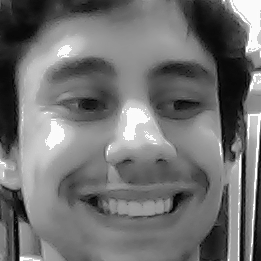
#> input picture python/database/rodrigo/2.pgm, 261 x 261 px, given in place of the camera
$ python create_person_database.py database/rodrigo/2.pgm
#> lines starting #> are read from the running program, lines starting #| are printed output that depends on the picture
import numpy as np
import cv2
import sys

database_path = 'database/' + str(sys.argv[1]) + '/'
face_cascade = cv2.CascadeClassifier('xml/haarcascade_frontalface_default.xml')
count_faces = 0
cap = cv2.VideoCapture(0)

max_faces = 10

scale_fact = 1.0
while(count_faces < max_faces):
    ret, frame = cap.read()
#> frame is the input picture: shape (261, 261, 3); min 0, max 255, mean 113.4
    imgGray = cv2.cvtColor(frame, cv2.COLOR_BGR2GRAY)
    imgGray = cv2.equalizeHist(imgGray)
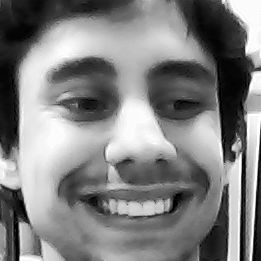
#> imgGray: shape (261, 261); min 0, max 255, mean 128.6
    faces = face_cascade.detectMultiScale(imgGray, 1.3, 5)
#> faces = ()

    for (x,y,w,h) in faces:
        if (len(faces) > 0):
          frame = cv2.rectangle(frame,(x,y),(x+w,y+h),(255,0,0),2)
          xinit = x-(w*(scale_fact-1))
          yinit = y-(h*(scale_fact-1))
          crop_img = imgGray[yinit:yinit+(h*scale_fact),xinit:xinit+(w*scale_fact)]
          cv2.imshow('teste', crop_img)
          cv2.waitKey()
          if cv2.waitKey() & 0xFF == ord('w'):
              cv2.imwrite(database_path + str(count_faces)+'.pgm', crop_img)
              print("IMAGE SAVED")
              count_faces = count_faces + 1;
#> this loop made 0 passes
#> after the loop, count_faces = 0

    cv2.imshow('img',frame)

    if cv2.waitKey(1) & 0xFF == ord('q'):
#> (key q is pressed here)
        break

cap.release()
cv2.destroyAllWindows()

$ run again, on python/database/rodrigo/3.pgm
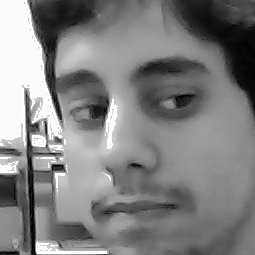
#> input picture python/database/rodrigo/3.pgm, 255 x 255 px, given in place of the camera
#> frame is the input picture: shape (255, 255, 3); min 0, max 255, mean 128.9
#> `imgGray = cv2.equalizeHist(imgGray)`:
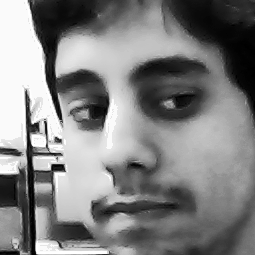
#> imgGray: shape (255, 255); min 0, max 255, mean 129.3
#> faces = ()
#> after the loop `for (x,y,w,h) in faces:`: count_faces = 0

$ run again, on python/database/rodrigo/5.pgm
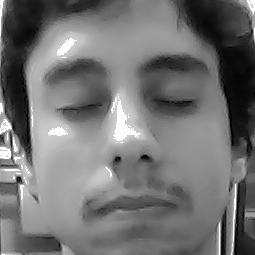
#> input picture python/database/rodrigo/5.pgm, 255 x 255 px, given in place of the camera
#> frame is the input picture: shape (255, 255, 3); min 0, max 255, mean 114.8
#> `imgGray = cv2.equalizeHist(imgGray)`:
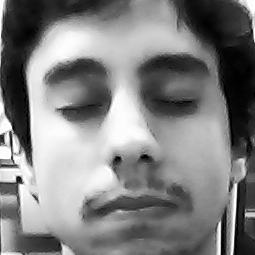
#> imgGray: shape (255, 255); min 0, max 255, mean 128.5
#> faces = ()
#> after the loop `for (x,y,w,h) in faces:`: count_faces = 0
